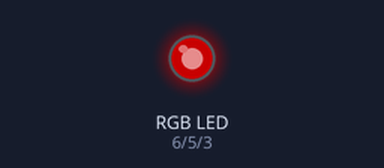
Bench run of a sketch on a simulated Arduino Uno, built with avr-gcc and run on an emulated ATmega328P. Shown: an RGB LED mixed from three pins (HIGH = lit). Dim RGB values are drawn brighter than linear.

Above: at 0.1 s.
At 5.75 s:
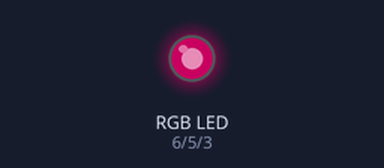
At 11.0 s:
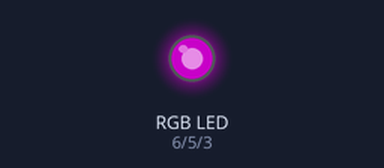
At 16.85 s:
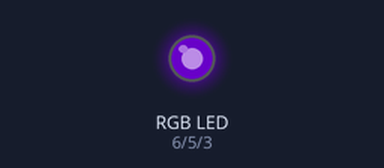
At 22.1 s:
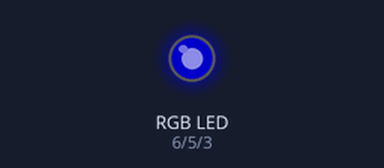
At 33.2 s:
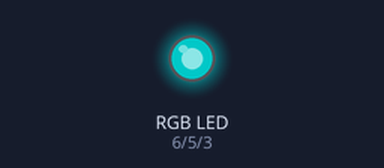
Timing chart, 0 to 40.0 s (numbered marks = the images above):
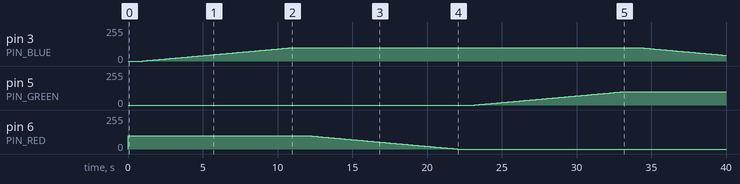

Measured:
- by itself, pin 3 (PIN_BLUE): rises from 0/255 to 100/255 in 9.9 s, then falls to 43/255 in 29.0 s
- by itself, pin 5 (PIN_GREEN): moves from 0/255 to 100/255 over 9.9 s
- by itself, pin 6 (PIN_RED): 0/255 → 100/255 at 0.00 s, → 99/255 12.1 s later, → 98/255 0.10 s later, → 97/255 0.10 s later, … (101 changes in this stretch)

The sketch:

MyRgbLed.ino
```cpp
/**
 * MyRgbLed
 *
 * Sketch zum Ansteuern einer RGB-LED, Ursprung: Arduino Tutorial. Anoden der LED müssen wie folgt angeschlossen sein:
 * rot: Pin 6
 * grün: Pin 5
 * blau: Pin 3
 *
 * Pins müssen Digital PWM Ports sein !
 */


// Definiere PINs
#define PIN_RED  6
#define PIN_GREEN 5
#define PIN_BLUE  3

// Helligkeit der LED
#define BRIGHTNESS 100

// Debug-Ausgabe
#define DEBUG false

// Delay zwischen Farbwechsel
#define delayTime 1000

// Delay beim Fading, 0 um Fading auszuschalten
#define fadingDelay 100

// Farben
int COLOR_RED[]     = {BRIGHTNESS,0,0};
int COLOR_MAGENTA[] = {BRIGHTNESS,0,BRIGHTNESS};
int COLOR_BLUE[]    = {0,0,BRIGHTNESS};
int COLOR_CYAN[]    = {0,BRIGHTNESS,BRIGHTNESS};
int COLOR_GREEN[]   = {0,BRIGHTNESS,0};
int COLOR_YELLOW[]  = {BRIGHTNESS,BRIGHTNESS,0};

// Farbfolge
int *colorChange[] = {
  COLOR_RED
  ,COLOR_MAGENTA
  ,COLOR_BLUE
  ,COLOR_CYAN
  ,COLOR_GREEN
  ,COLOR_YELLOW
};


/**
 * Setup
 */
void setup()
{

  // Initialisiere serielle Schnittstelle
  if (DEBUG) Serial.begin(9600);

  // PINs definieren
  pinMode(PIN_RED, OUTPUT);
  pinMode(PIN_GREEN, OUTPUT);
  pinMode(PIN_BLUE, OUTPUT);

}

/**
 * Main Loop
 */
void loop()
{

  int numberOfColors = sizeof(colorChange) / sizeof(colorChange[0]) ;

  printDebug(String ("=== ") + String("sizeof colorChange=") + String(numberOfColors));

  if (fadingDelay != 0) {
    setColor(colorChange[0]);
    delay(delayTime);
  }

  for (int i=0; i<numberOfColors; i++) {

    printDebug(String("color no=") + String(i));

    if (fadingDelay == 0) {

      setColor(colorChange[i]);
      delay(delayTime);

    } else
    {

      if (i < numberOfColors-1 ) {
        setColor(colorChange[i],colorChange[i+1]);
      } else
      {
        setColor(colorChange[i],colorChange[0]);
      }

      if (i != numberOfColors) delay(delayTime);

    }

  }

}

/**
 * setColor
 */
void setColor(int *color) {

  printDebug(String("Setting red=")
                  + String(color[0])
                  + String(", green=")
                  + String(color[1])
                  + String(", blue=")
                  + String(color[2]));

  analogWrite(PIN_RED, color[0]);
  analogWrite(PIN_GREEN, color[1]);
  analogWrite(PIN_BLUE, color[2]);

}


void setColor(int *oldColor, int *newColor) {

  printDebug(String("Changing red=")
                  + String(oldColor[0])
                  + String("->")
                  + String(newColor[0])
                  + String(", green=")
                  + String(oldColor[1])
                  + String("->")
                  + String(newColor[1])
                  + String(", blue=")
                  + String(oldColor[2])
                  + String("->")
                  + String(newColor[2]));

  int redValue   = oldColor[0];
  int greenValue = oldColor[1];
  int blueValue = oldColor[2];

  for (int i=0; i<=BRIGHTNESS; i++) {

    if (redValue < newColor[0]) redValue++;
    if (redValue > newColor[0]) redValue--;

    if (greenValue < newColor[1]) greenValue++;
    if (greenValue > newColor[1]) greenValue--;

    if (blueValue < newColor[2]) blueValue++;
    if (blueValue > newColor[2]) blueValue--;

    analogWrite(PIN_RED, redValue);
    analogWrite(PIN_GREEN, greenValue);
    analogWrite(PIN_BLUE, blueValue);
    delay(fadingDelay);

  }

}


void printDebug(String s) {

  if (!DEBUG) return;

  Serial.println(s);

}
```
